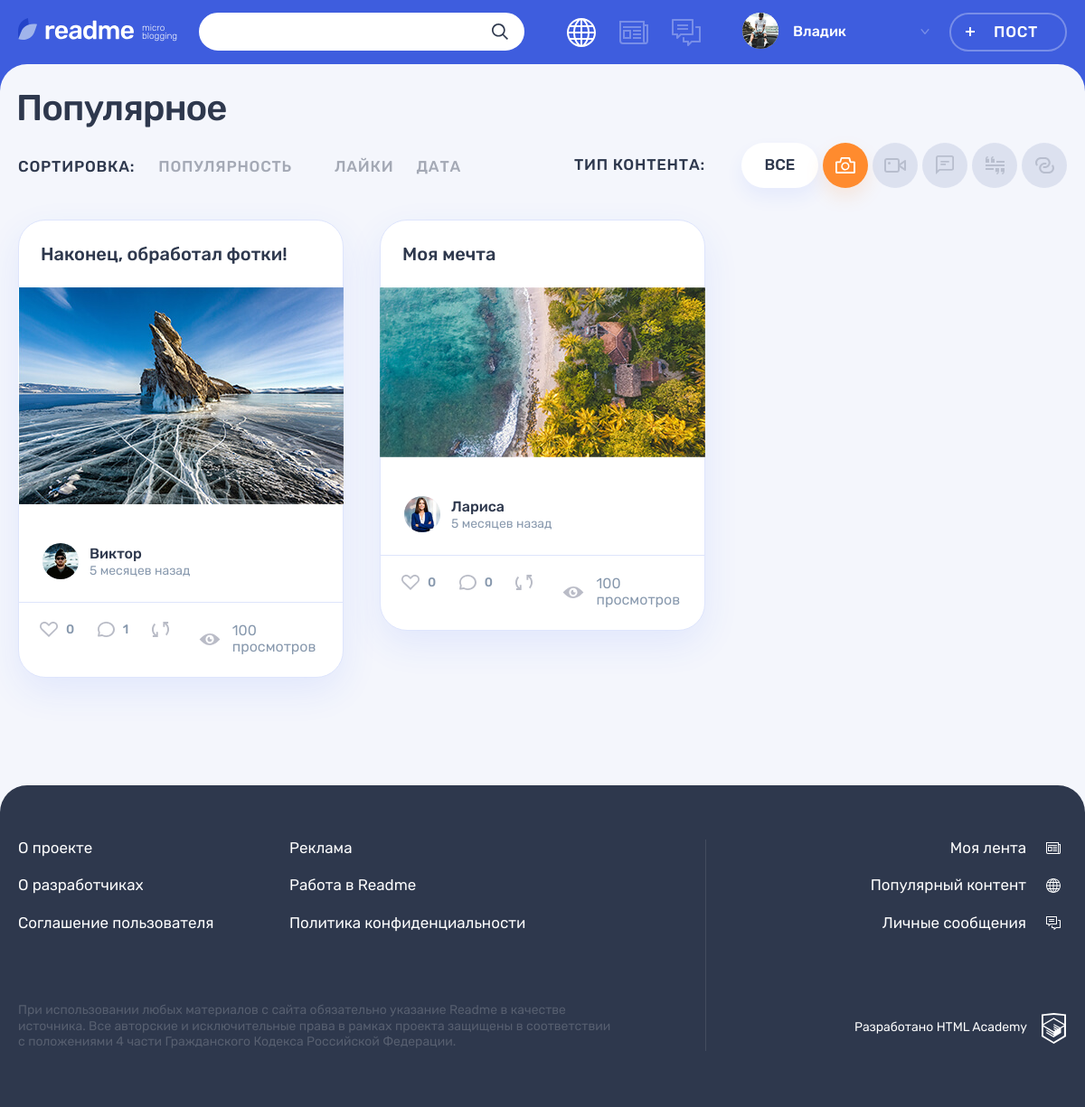
The page /popular.php?id=3&offset=0&tab=popular (signed in) on the database its author committed.
### tables this page shows
CREATE TABLE posts
(
    id           INT AUTO_INCREMENT PRIMARY KEY,
    creationDate TIMESTAMP DEFAULT CURRENT_TIMESTAMP,
    title        VARCHAR(128),
    content      VARCHAR(255),
    typeID       INT NOT NULL,
    authorId     INT NOT NULL,
    image        VARCHAR(255),
    video        VARCHAR(255),
    link         VARCHAR(255),
    views        INT,
    author       VARCHAR(128),
    repostCount  VARCHAR(128),
    FOREIGN KEY (authorId) REFERENCES users (id),
    FOREIGN KEY (typeId) REFERENCES content_type (id)
);

CREATE TABLE users
(
    id               INT AUTO_INCREMENT PRIMARY KEY,
    registrationDate TIMESTAMP DEFAULT CURRENT_TIMESTAMP,
    email            VARCHAR(128) NOT NULL UNIQUE,
    login            VARCHAR(128) UNIQUE,
    password         CHAR(64)     NOT NULL,
    avatar           VARCHAR(255)
);

### helpers.php (called while the page is built, shortened)
<?php
function get_noun_plural_form(int $number, string $one, string $two, string $many): string
{
    $number = (int)$number;
    $mod10 = $number % 10;
    $mod100 = $number % 100;
    switch (true) {
        default:
            return $many;
    }
}
function include_template($name, array $data = [])
{
    $name = 'templates/'.$name;
    extract($data);
    require $name;
    $result = ob_get_clean();
    return $result;
}
function generate_random_date($index)
{
    $deltas = [['minutes' => 59], ['hours' => 23], ['days' => 6], ['weeks' => 4], ['months' => 11]];
    $dcnt = count($deltas);
    $delta = $deltas[$index];
    $timeval = rand(1, current($delta));
    $timename = key($delta);
    $ts = strtotime("$timeval $timename ago");
    $dt = date('Y-m-d H:i:s', $ts);
    return $dt;
}

### functions.php (called while the page is built, shortened)
<?php
function DateFormat($index, $data = '')
{
    $RandomDate = date_create(generate_random_date($index));
    if (! empty($data)) {
        $RandomDate = new DateTime($data);
    }
    $current_time = new DateTime();
    $date = $current_time->diff($RandomDate);
    if ($date->format('%y') >= 1) {
        return $RandomDate->format("d-M-Y");
    } elseif (1.25 <= ((int)$date->format('%m')) + ($date->format('%d')) / 31) {
        return seePlural($date->format('%m'), 'месяц', 'месяца', 'месяцев');
    } elseif ((1 <= $date->format('%d'))) {
        return seePlural($date->format('%d'), 'день', 'дня', 'дней');
    } elseif (1 <= $date->format('%h')) {
        return seePlural($date->format('%h'), 'час', 'часа', 'часов');
    } else {
        return seePlural($date->format('%i'), 'минута', 'минуты', 'минут');
    }
}
function seePlural($str, $one, $two, $many, $ending = ' назад')
{
    return $str.' '.get_noun_plural_form($str, $one, $two, $many).$ending;
}
function typeRequest($id, $vertical = 0)
{
    $url = "popular.php?id=$id&offset=0&tab=popular";
    return $url;
}

### templates/main.php (the view, shortened to what this page needs)
<section class="page__main page__main--popular">
    <div class="container">
        <h1 class="page__title page__title--popular">Популярное</h1>
    </div>
    <div class="popular container">
        <div class="popular__filters-wrapper">
            <div class="popular__sorting sorting">
                <b class="popular__sorting-caption sorting__caption">Сортировка:</b>
                <ul class="popular__sorting-list sorting__list">
                    <li class="sorting__item sorting__item--popular">
                        <a class="sorting__link <?= strip_tags($popularSorting) ?>" href="<?= "../".typeRequest($id)."&sort=popular&previous=".strip_tags($lastSort)."&dir=".strip_tags($dir) ;?>">
                            <span>Популярность</span>
                        </a>
                    </li>
                    <li class="sorting__item">
                        <a class="sorting__link  <?= $likeSorting ?>" href="<?= "../".typeRequest($id)."&sort=like&previous=".strip_tags($lastSort)."&dir=".strip_tags($dir) ;?>">
                            <span>Лайки</span>
                        </a>
                    </li>
                    <li class="sorting__item">
                        <a class="sorting__link  <?= $dateSorting ?>" href="<?= "../".typeRequest($id)."&sort=date&previous=".strip_tags($lastSort)."&dir=".strip_tags($dir) ;?>">
                            <span>Дата</span>
                        </a>
                    </li>
                </ul>
            </div>
            <div class="popular__filters filters">
                <b class="popular__filters-caption filters__caption">Тип контента:</b>
                <ul class="popular__filters-list filters__list">
                    <li class="popular__filters-item popular__filters-item--all filters__item filters__item--all">
                        <?php intval($id) === 0 ? $class = "filters__button--active" : $class = ""; ?>
                        <a class="filters__button filters__button--ellipse filters__button--all filters__button--active <?= $class ?> "
                           href="../popular.php">
                            <span>Все</span>
                        </a>
                    </li>
                    <li class="popular__filters-item filters__item">
                        <?php intval($id) === 3 ? $class = "filters__button--active" : $class = ""; ?>
                        <a class="filters__button filters__button--photo button <?= $class; ?>"
                           href="<?= typeRequest(3); ?>">
                            <svg class="filters__icon" width="22" height="18">
                                <use xlink:href="#icon-filter-photo"></use>
                            </svg>
                        </a>
                    </li>
                    <li class="popular__filters-item filters__item">
                        <?php intval($id) === 4 ? $class = "filters__button--active" : $class = ""; ?>
                        <a class="filters__button filters__button--video button <?= $class; ?>"
                           href="<?= typeRequest(4); ?>">
                            <svg class="filters__icon" width="24" height="16">
                                <use xlink:href="#icon-filter-video"></use>
                            </svg>
                        </a>
                    </li>
                    <li class="popular__filters-item filters__item">
                        <?php intval($id) === 1 ? $class = "filters__button--active" : $class = ""; ?>
                        <a class="filters__button filters__button--text button <?= $class; ?>"
                           href="<?= typeRequest(1); ?>">
                            <svg class="filters__icon" width="20" height="21">
                                <use xlink:href="#icon-filter-text"></use>
                            </svg>
                        </a>
                    </li>
                    <li class="popular__filters-item filters__item">
                        <?php intval($id) === 2 ? $class = "filters__button--active" : $class = ""; ?>
                        <a class="filters__button filters__button--quote button <?= $class; ?>"
                           href="<?= typeRequest(2); ?>">
                            <svg class="filters__icon" width="21" height="20">
                                <use xlink:href="#icon-filter-quote"></use>
                            </svg>
                        </a>
                    </li>
                    <li class="popular__filters-item filters__item">
                        <?php intval($id) === 5 ? $class = "filters__button--active" : $class = ""; ?>
                        <a class="filters__button filters__button--link button <?= $class; ?>"
                           href="<?= typeRequest(5); ?>">
                            <svg class="filters__icon" width="21" height="18">
                                <use xlink:href="#icon-filter-link"></use>
                            </svg>
                        </a>
                    </li>
                </ul>
            </div>
        </div>
        <div class="popular__posts">
            <?php
            foreach ($posts as $post) :?>
                <article class="popular__post post <?= strip_tags($post['icon_name']) ?>">
                    <header class="post__header">
                        <a href="<?= "/post.php?id=".intval($post['id']); ?>">
                            <h2> <?= strip_tags($post['title']) ?></h2></a>
                    </header>
                    <div class="post__main">
                        <?php if ($post['icon_name'] === 'post-quote') : ?>
                            <blockquote>
                                <p>
                                    <?= strip_tags($post['content']) ?>
                                </p>
                                <cite><?= strip_tags($post['author']) ?> </cite>
                            </blockquote>
                        <?php elseif ($post['icon_name'] === 'post-text') : ?>
                            <div class="post__main">
                                <p><?= text_split(strip_tags($post['content'])) ?></p>
                            </div>
                        <?php elseif ($post['icon_name'] === 'post-photo') : ?>
                            <div class="post-photo__image-wrapper">
                                <img src="img/<?= strip_tags($post['content']) ?>" alt="Фото от пользователя"
                                     width="360" height="240">
                            </div>
                        <?php endif; ?>
                        <br>
                    </div>
                    <footer class="post__footer">
                        <div class="post__author">
                            <a class="post__author-link"
                               href=<?= sprintf("profileControl.php?UserId=%s", intval($post['authorId'])) ?> title="Автор">
                                <div class="post__avatar-wrapper">
                                    <img class="post__author-avatar" src="img/<?= strip_tags($post['avatar']) ?>"
                                         alt="Аватар пользователя" style="float:none" width="40" height="40">
                                </div>
                                <div class="post__info">
                                    <b class="post__author-name"> <?= strip_tags($post['login']) ?></b>
                                    <time class="post__time" datetime=""><?= DateFormat(1, $post['creationDate']) ?> </time>
                                </div>
                            </a>
                        </div>
                        <div class="post__indicators">
                            <?= $post[0]['likesRepostsComments'] ?>
                        </div>
                    </footer>
                </article>
            <?php endforeach; ?>
        </div>
    </div>
</section>

### templates/widgets/likesRepostsComments.php (shortened to what this page needs)
<div class="post__buttons">
    <a class="post__indicator post__indicator--likes button" href="like.php?postId=<?= strip_tags($id) ?>" title="Лайк">
        <svg class="post__indicator-icon" width="20" height="17">
            <use xlink:href="#icon-heart"></use>
        </svg>
        <span><?= strip_tags($like) ?></span>
    </a>
    <a class="post__indicator post__indicator--comments button" href="../post.php?id=<?= strip_tags($id) ?>" title="Комментарии">
        <svg class="post__indicator-icon" width="19" height="17">
            <use xlink:href="#icon-comment"></use>
        </svg>
        <span><?= strip_tags($comment) ?></span>
    </a>
    <a class="post__indicator post__indicator--repost button" href="../repost.php?id=<?= strip_tags($id) ?>"
       title="Репост">
        <svg class="post__indicator-icon" width="19" height="17">
            <use xlink:href="#icon-repost"></use>
        </svg>
    </a>
</div>
<span class="post__view"><?= strip_tags($view).' просмотров' ?></span>

### rows shown on the page
posts: title "Наконец, обработал фотки!", content (picture), authorId.avatar (picture), authorId.login "Виктор", creationDate "5 месяцев назад", like "0"
posts: authorId "1", title "Моя мечта", content (picture), authorId.avatar (picture), authorId.login "Лариса", creationDate "5 месяцев назад", like "0", comment "0"

### other values the page prints
strip_tags($userName) "Владик"
